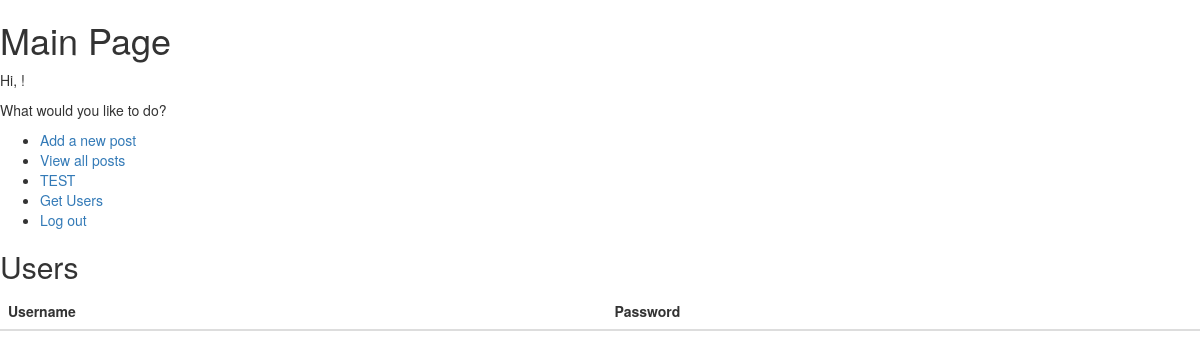
/users, run on an earlier commit of the app's database.
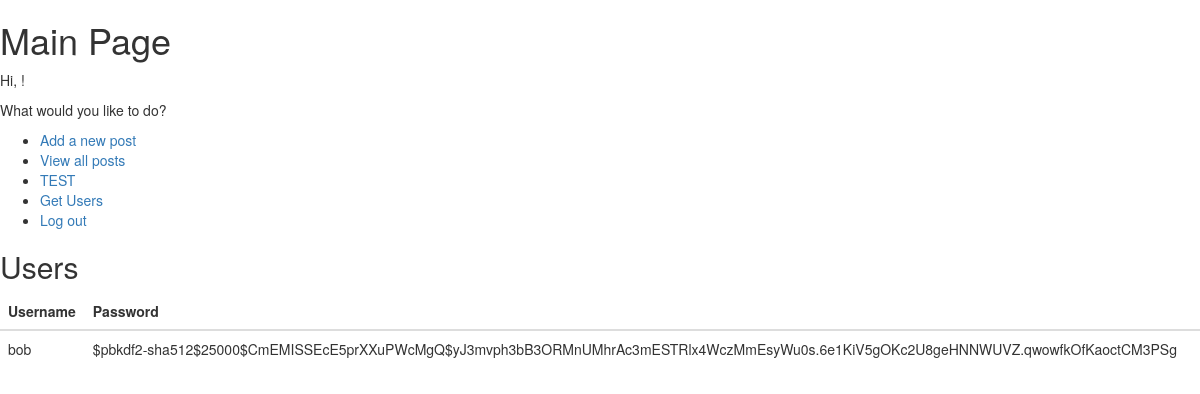
And on a later commit of the database.
### Tasks/Website_social_media/db_schema.py (models this page shows)
class User(Base):
    __tablename__ = 'user'
    id = Column(Integer, primary_key=True)
    username = Column(String)
    password = Column(String)
    role = Column(String) # admin, user
    posts = relationship("Post", backref="user")

### Tasks/Website_social_media/main.py (the view)
@app.route('/users')
def users():
    db = DatabaseHandler()
    users = db.get_users()
    db.close()
    print(users)
    return render_template('users.html', users=users)

### Tasks/Website_social_media/db_handler.py (called while the page is built)
    def close(self):
        self.session.close()

    def get_users(self):
        return self.session.query(User).all()

### Tasks/Website_social_media/templates/users.html (shortened to what this page needs)
<!DOCTYPE html>
<html lang="en">
<head>
    <link rel="stylesheet" href="https://maxcdn.bootstrapcdn.com/bootstrap/3.4.1/css/bootstrap.min.css">
</head>
<body>
    <h1>Main Page</h1>
    <p>Hi, {{ username }}!</p>
    <p>What would you like to do?</p>
    <ul>
        <li><a href="/add">Add a new post</a></li>
        <li><a href="/posts">View all posts</a></li>
        <li><a href="/test">TEST</a></li>
        <li><a href="/users">Get Users</a></li>
        <li><a href="/logout">Log out</a></li>
    </ul>
    <h2>Users</h2>
    <table class="table">
        <thead>
            <tr>
                <th>Username</th>
                <th>Password</th>
            </tr>
        </thead>
        {% for user in users %}
        <tr>
            <td>{{ user.username }}</td>
            <td>{{ user.password }}</td>
        </tr>
        {% endfor %}
    </table>

What changed in the data, as far as the page shows it:
added User: username "bob", password "$pbkdf2-sha512$25000$CmEMISSEcE5prXXuPWcMgQ$yJ3mvph3bB3ORMnUMhrAc3mESTRlx4WczMmEsyWu0s.6e1KiV5gOKc2U8geHNNWUVZ.qwowfkOfKaoctCM3PSg"
